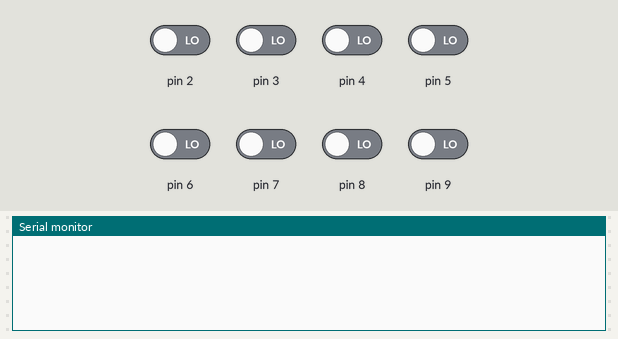
The sketch below on a simulated Arduino Uno, built with avr-gcc and run on an emulated ATmega328P. Parts: the last lines printed to the serial monitor. The inputs (shaded band) are chosen by the test bench; at power-on: pin 2–9 LOW.

Above: at 1.2 s.
1.3 s: pin 2 driven HIGH
At 1.9 s:
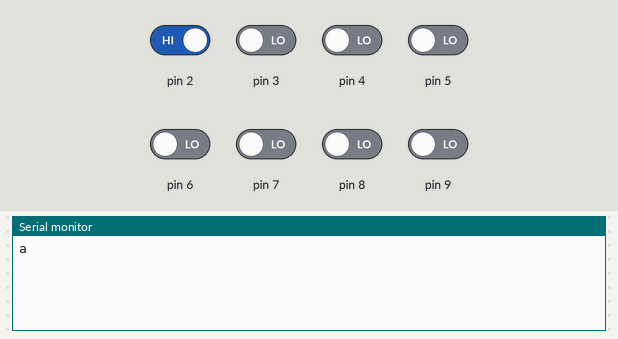
3.5 s: pin 3 driven HIGH
At 4.7 s:
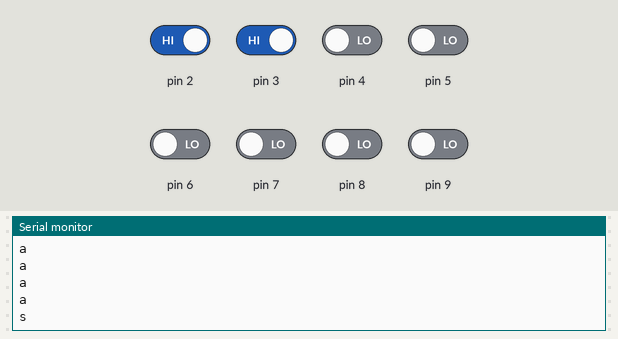
6.5 s: pin 4 driven HIGH
At 8.2 s:
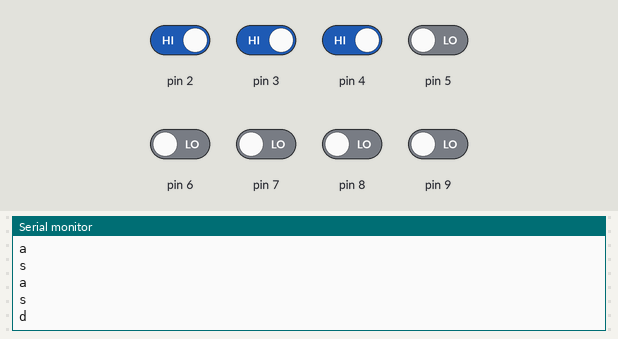
9.1 s: pin 5 driven HIGH
At 10.9 s:
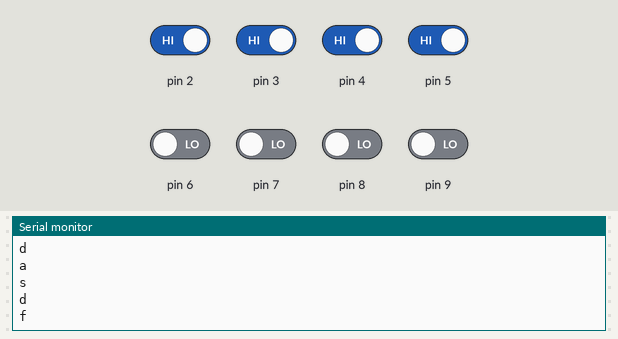
11.9 s: pin 6 driven HIGH
At 14.5 s:
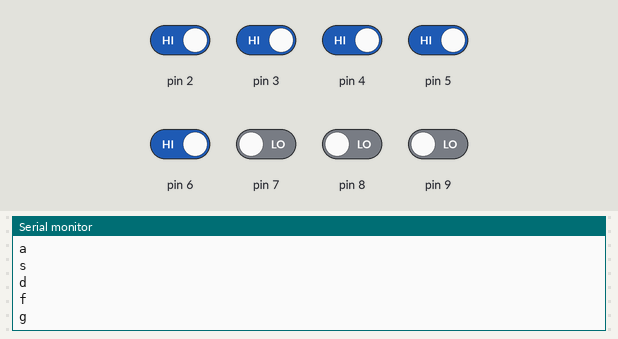
14.9 s: pin 2 driven LOW and pin 7 driven HIGH
At 18.7 s:
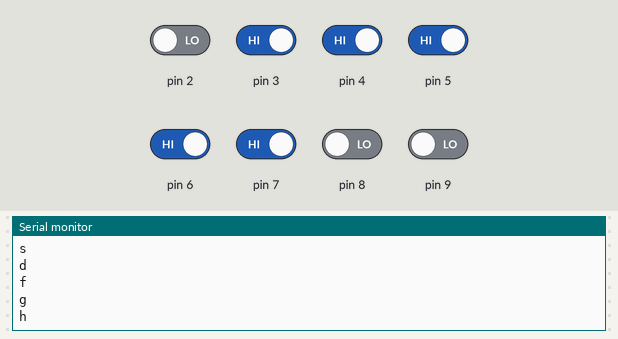

Measured:
- after the input at 1.3 s, the serial monitor: prints a new line at once (image 1)
- after the input at 3.5 s, the serial monitor: prints a new line after 0.60 s (image 2)
- after the input at 6.5 s, the serial monitor: prints a new line after 1.1 s (image 3)
- after the input at 9.1 s, the serial monitor: prints a new line after 1.3 s (image 4)
- after the input at 11.9 s, the serial monitor: prints a new line after 2.0 s (image 5)
- after the input at 14.9 s, the serial monitor: prints a new line after 3.2 s (image 6)

The sketch:

Piano_Touch.ino
```cpp
void setup() {

 Serial.begin(9600);      //begins serial monitor
 for (int i=0; i<=9; i++)
 {
 pinMode(i, INPUT);         //initialize all pins as input to read
 }

}

void loop()
{


if (digitalRead(2) == HIGH)   //if voltage detected at pin 2
{

Serial.println("a");
delay(700);                 //delay is added to match

}

if (digitalRead(3) == HIGH)
{
Serial.println("s");
delay(700);

}

if (digitalRead(4) == HIGH)
{
Serial.println("d");
delay(700);

}

if (digitalRead(5) == HIGH)
{
Serial.println("f");
delay(700);

}

if (digitalRead(6) == HIGH)
{
Serial.println("g");
delay(700);

}

if (digitalRead(7) == HIGH)
{
Serial.println("h");
delay(700);

}
if (digitalRead(8) == HIGH)
{
Serial.println("j");
delay(700);

}


if (digitalRead(9) == HIGH)
{
  Serial.println("k");
delay(700);

}


}
```
